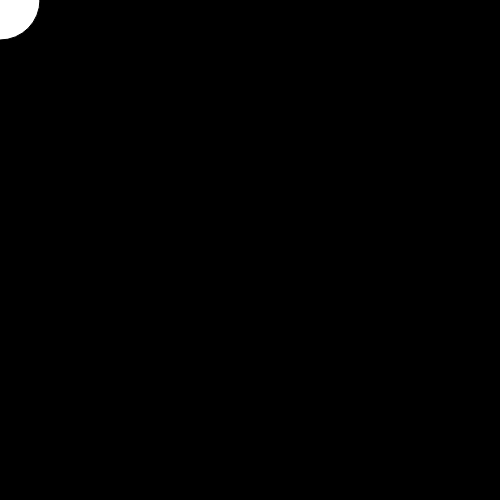
Frame 1 (no input)
Frame 60 (no input): identical to frame 1, image omitted
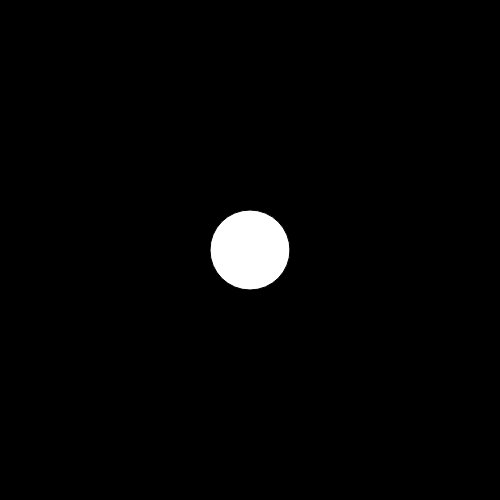
Frame 120 (the mouse pressed at the canvas centre since frame 60)

The p5.js sketch that drew these frames (run headless with seeded random() and noise() and a simulated clock; from frame 60 on, the mouse is pressed at the canvas centre):

// p5.js sketch
// ── sketch.js
function setup()
{
    createCanvas(500, 500);
    background(0);
}

function draw()
{
    background(0);
    fill(255);
    ellipse(mouseX,mouseY,80,80);  
}
